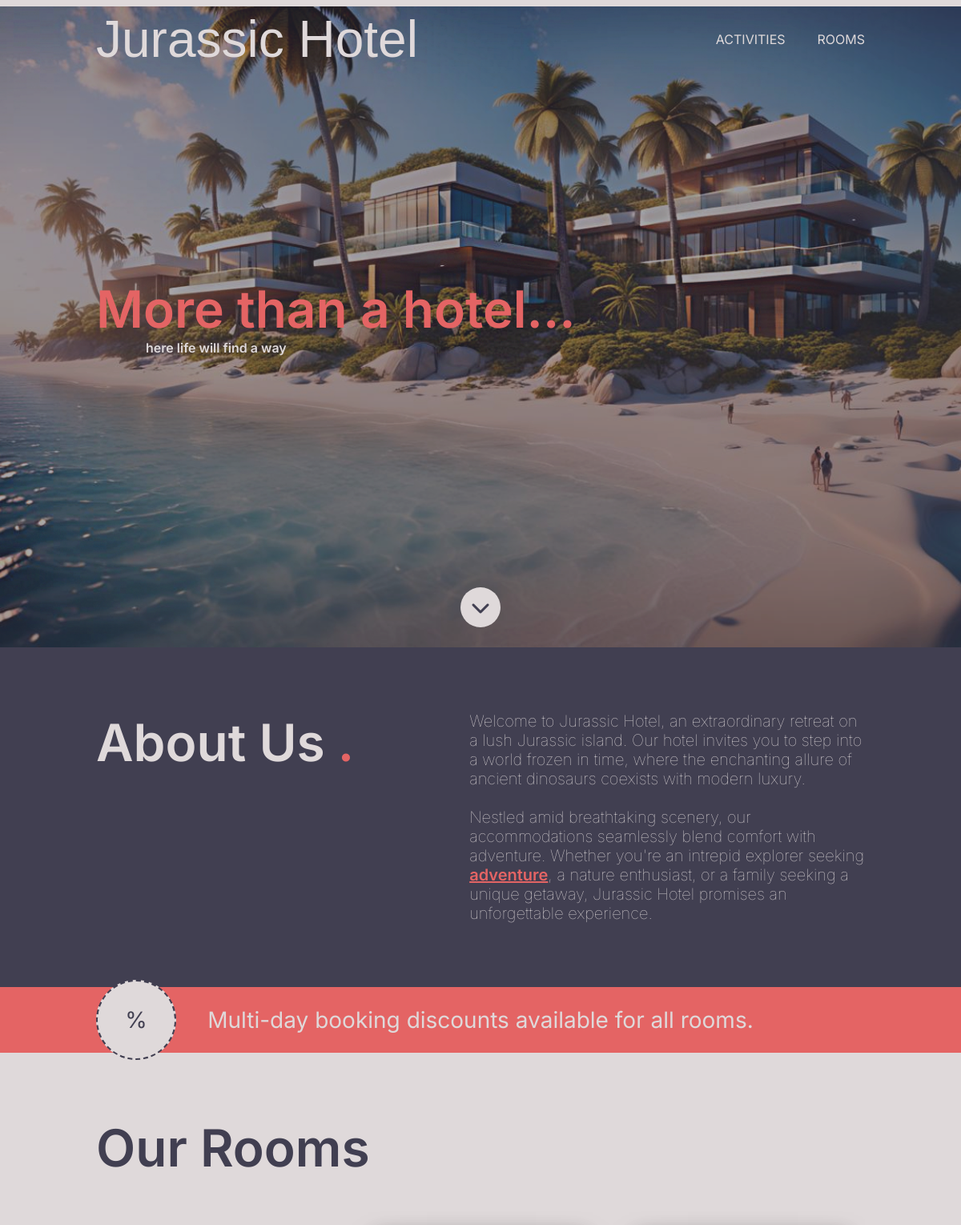
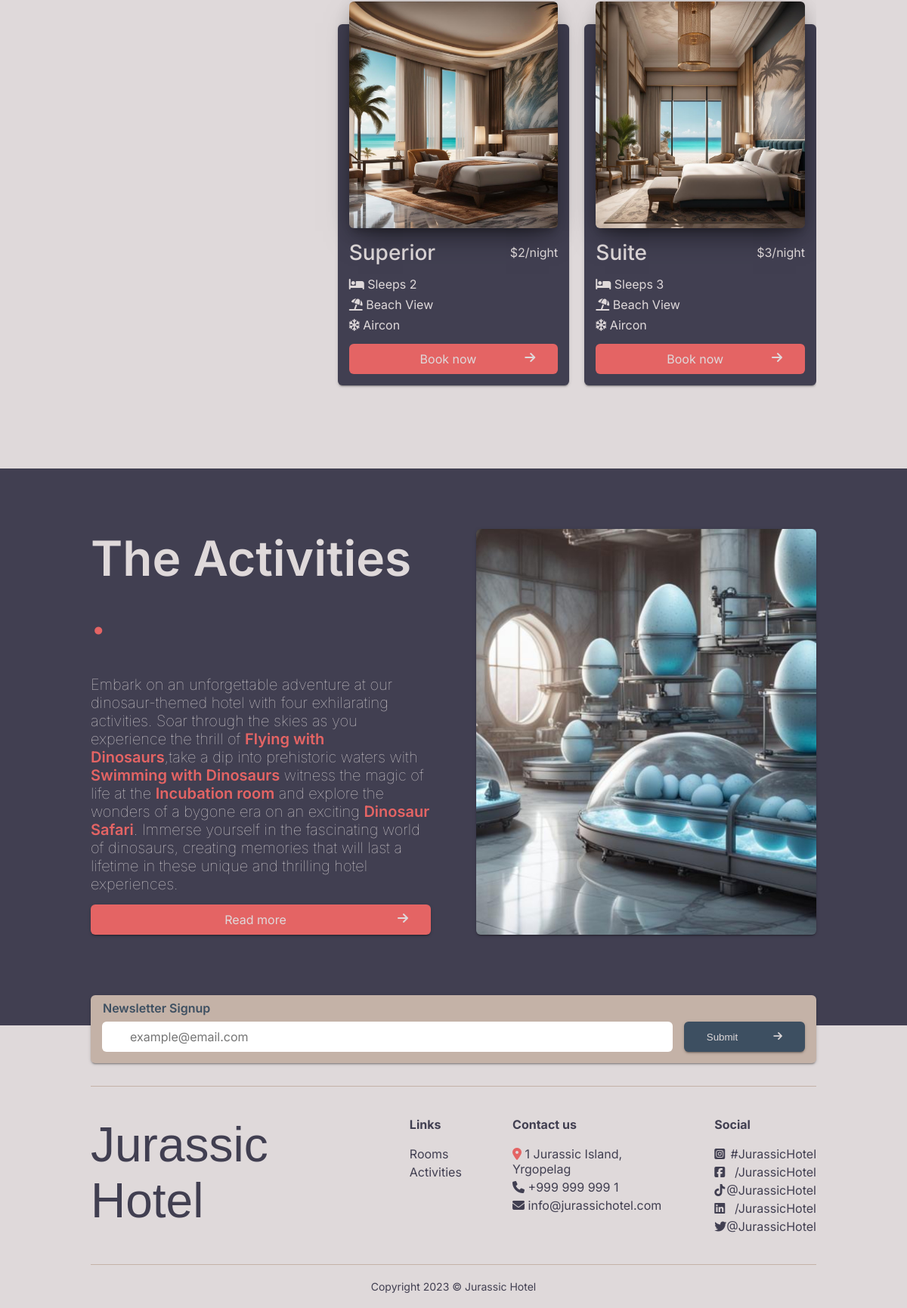
The page / on the database its author committed (2 pictures, top to bottom).
### tables this page shows
CREATE TABLE rooms (id integer primary key AUTOINCREMENT, category varchar, price_per_night float, image1 varchar, image2 varchar, sleeps integer, view varchar, aircon BOOLEAN, description varchar);

CREATE TABLE features (id integer primary key AUTOINCREMENT, name varchar, price float, image varchar, description varchar);

### hotelFunctions.php (called while the page is built, shortened)
<?php
function connect(string $dbName): object
{
    $dbPath = __DIR__ . '/' . $dbName;
    $db = "sqlite:$dbPath";
    try {
        $db = new PDO($db);
        $db->setAttribute(PDO::ATTR_ERRMODE, PDO::ERRMODE_EXCEPTION);
        $db->setAttribute(PDO::ATTR_DEFAULT_FETCH_MODE, PDO::FETCH_ASSOC);
    } catch (PDOException $e) {
        echo "Failed to connect to the database";
        throw $e;
    }
    return $db;
}
function getAllRooms(): array
{
    $dbName = "hotel.db";
    $db = connect($dbName);
    $query = $db->prepare('SELECT * FROM rooms');
    $query->execute();
    $rooms = $query->fetchAll(PDO::FETCH_ASSOC);
    return $rooms;
}
function getAllFeatures(): array
{
    $dbName = "hotel.db";
    $db = connect($dbName);
    $query = $db->prepare('SELECT * FROM features');
    $query->execute();
    $features = $query->fetchAll(PDO::FETCH_ASSOC);
    return $features;
}

### index.php (the view, shortened to what this page needs)
<?php
require __DIR__ . "/hotelFunctions.php";
require __DIR__ . "/header.php";
$rooms = getAllRooms();
$features = getallFeatures();
?>
<div class="index-header-image" style="background-image: url('images/index-header.jpg');">
    <div class="before"></div>
    <div class="header-text-container">
        <div class="header-title"><span class="coral-text">More than a hotel...</span></div>
        <div class="header-subtitle"> here life will find a way</div>
    </div>
    <div class="chevron-container"><a href="#about-us"><i class="fa-solid fa-chevron-down"></i></a></div>
</div>
<div class="dark-background">
    <div class="container">
        <div class="about-us-container" id="about-us">
            <div class="about-us">About Us <span class="coral-text">.</span></div>
            <div class="about-us-text">Welcome to Jurassic Hotel, an extraordinary retreat on a lush Jurassic island. Our hotel invites you to step into a world frozen in time, where the enchanting allure of ancient dinosaurs coexists with modern luxury.<br /><br /> Nestled amid breathtaking scenery, our accommodations seamlessly blend comfort with adventure. Whether you're an intrepid explorer seeking <a href="activities.php" class="coral-text">adventure</a>, a nature enthusiast, or a family seeking a unique getaway, Jurassic Hotel promises an unforgettable experience.</div>
        </div>
    </div>
</div>
<div class="coral-background">
    <div class="container index-discount-container">
        <div class="discount-icon">
            <div class="discount-icon-text">%</div>
        </div>
        <div class="index-discounts">Multi-day booking discounts available for all rooms.</div>
    </div>
</div>
<div class="container light-background" id="rooms">
    <div class=" room-container">
        <div class="container-title">Our Rooms</div>
        <div class="swiper">
            <div class="swiper-wrapper">
                <?php foreach ($rooms as $room) : ?>
                    <div class="room-card swiper-slide">
                        <a href="room.php?room=<?= $room["id"] ?>">
                            <div class="image-container">
                                <div class="room-image" style="background-image:url(<?= $room["image1"] ?>); background-position: center;background-size: cover;">
                                </div>
                            </div>
                        </a>
                        <div class="card-room-info">
                            <div class="info-head">
                                <div class="room-title"><?= $room["category"] ?></div>
                                <div class="price">$<?= $room["price_per_night"] ?>/night</div>
                            </div>
                            <div class="info-more">
                                <div class="features">
                                    <div class="beds"><i class="fa-solid fa-bed"></i> Sleeps <?= $room["sleeps"] ?></div>
                                    <div class="view">
                                        <?php if ($room["view"] == "Jungle") : ?>
                                            <i class="fa-solid fa-tree"></i> Jungle View
                                        <?php else : ?>
                                            <i class="fa-solid fa-umbrella-beach"></i> Beach View
                                        <?php endif; ?>
                                    </div>
                                    <div class="aircon">
                                        <?php if ($room["aircon"]) : ?>
                                            <i class="fa-regular fa-snowflake"></i> Aircon
                                        <?php else : ?>
                                            <i class="fa-regular fa-snowflake"></i> No Aircon
                                        <?php endif; ?>
                                    </div>
                                </div>
                                <div class="button-div">
                                    <a href="room.php?room=<?= $room["id"] ?>" class="button">
                                        <span class="button-text">Book now </span><i class="fa-solid fa-arrow-right"></i>
                                    </a>
                                </div>
                            </div>
                        </div>
                    </div>
                <?php endforeach; ?>
            </div>
        </div>
    </div>
</div>
<div class="dark-background">
    <div class="container">
        <div class="activities-container">
            <div class="content-container-activities">
                <div class="activities-text">
                    <div class="container-title">The Activities <span class="coral-text">.</span></div>
                    <div class="activities-description">Embark on an unforgettable adventure at our dinosaur-themed hotel with four exhilarating activities. Soar through the skies as you experience the thrill of <span class="coral-text">Flying with Dinosaurs</span>,take a dip into prehistoric waters with <span class="coral-text">Swimming with Dinosaurs</span> witness the magic of life at the <span class="coral-text">Incubation room</span> and explore the wonders of a bygone era on an exciting <span class="coral-text">Dinosaur Safari</span>. Immerse yourself in the fascinating world of dinosaurs, creating memories that will last a lifetime in these unique and thrilling hotel experiences.</div>
                    <div class="button-div">
                        <a href="activities.php" class="activities-button">
                            <span class="button-text">Read more </span><i class="fa-solid fa-arrow-right"></i>
                        </a>
                    </div>
                </div>
                <div class="activities-images">
                    <img src="<?= $features[1]["image"] ?>" class="activities-image-<?= $key ?>" alt="">
                </div>
            </div>
        </div>
    </div>
</div>
<?php require __DIR__ . "/light-footer.php"; ?>
</body>
</html>

### rows shown on the page
rooms: image1 (picture), view "Jungle" (drawn)
rooms: image1 (picture), category "Superior", price_per_night "2", sleeps "2", view "Beach" (drawn), aircon "Aircon"
rooms: image1 (picture), category "Suite", price_per_night "3", sleeps "3", view "Beach" (drawn), aircon "Aircon"
features: image (picture)
